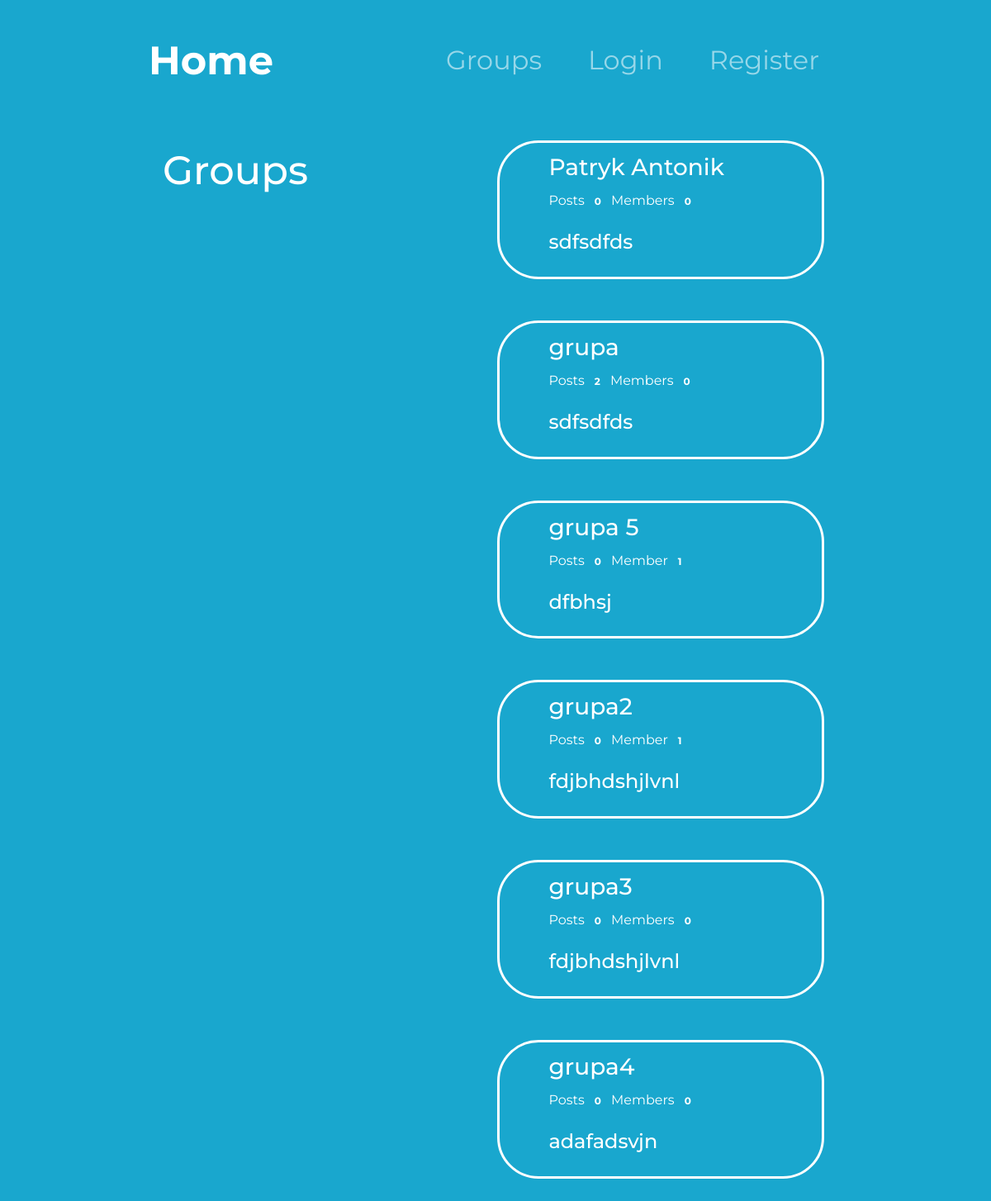
/grupy/, run on an earlier commit of the app's database.
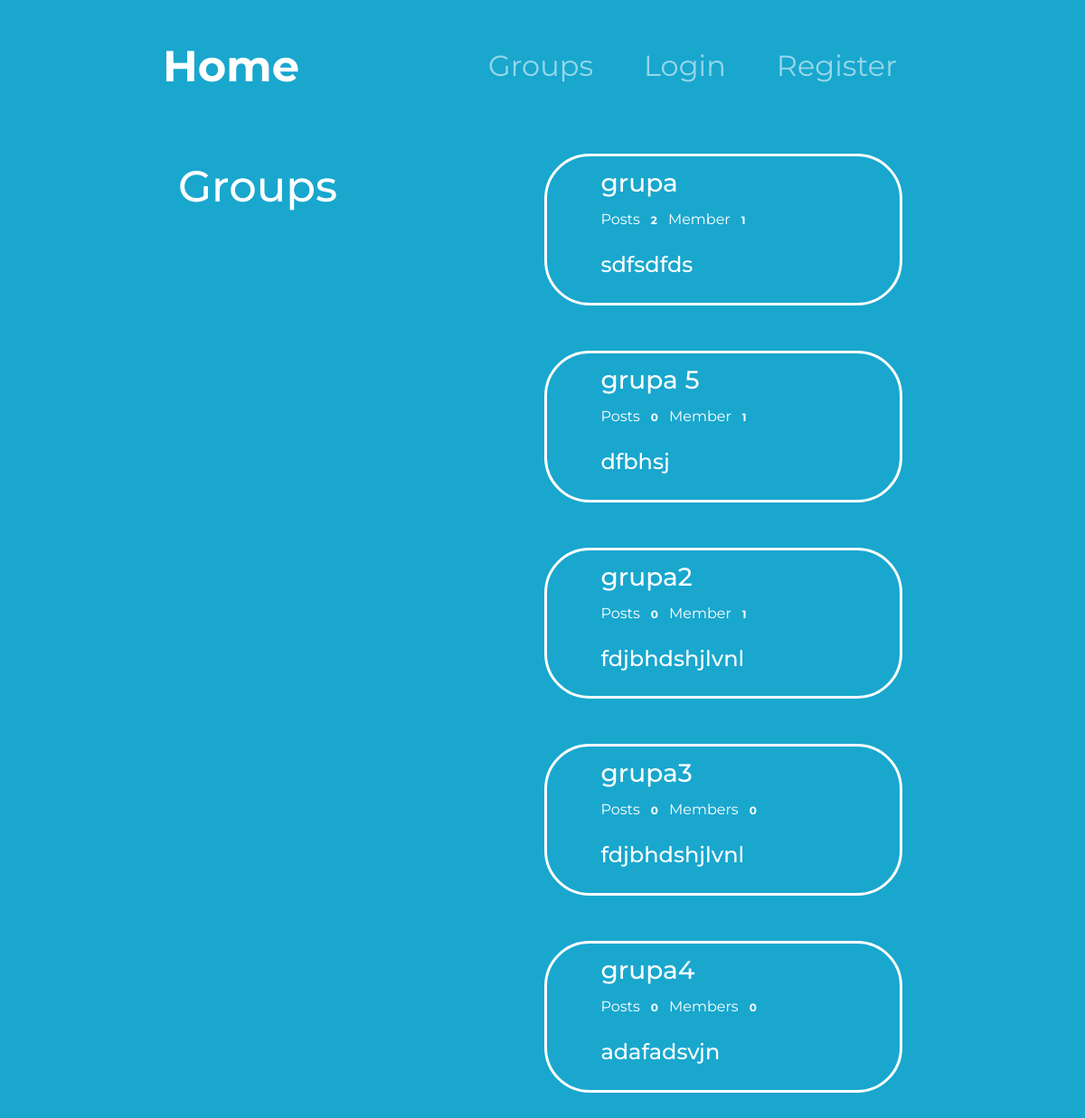
And on a later commit of the database.
### grupy/models.py (models this page shows, shortened)
class Group(models.Model):
    name = models.CharField(max_length=100, unique=True)
    slug = models.SlugField(unique=True)
    description = models.TextField()
    description_html = models.TextField(editable=False)
    members = models.ManyToManyField(User, through='GroupMember')
    class Meta:
        ordering = ['name']

### grupy/views.py (the view)
# urls.py: path("", ListGroups.as_view(), name="all"),
class ListGroups(ListView):
    model = Group
    context_object_name = 'groups'

### grupy/templates/grupy/group_list.html (shortened to what this page needs)
{% extends 'grupy/group_base.html' %}
{% block pregroup %}
<div class="col-lg-3 col-md-12">
        <h2 class="h2-form2">Groups</h2>
    </div>
{% endblock pregroup %}
{% block group_content %}
    <div class="col-lg-6 col-md-12 big-div">
            {% for group in object_list %}
            <a class="group-a" href="{% url 'groups:single' slug=group.slug %}">
                <div class="container-fluid whole-div">
                    <div class="col-12">
                        <h3>{{ group.name }}</h3>
                    </div>
                    <div class="row group-row">
                        <div class="col-12">
                            Post{{ group.posts.count|pluralize }}
                            <span class="badge">{{ group.posts.count }}</span>
                            Member{{ group.members.count|pluralize }}
                            <span class="badge">{{ group.members.count }}</span>
                        </div>
                    </div>
                    <div class="opis">
                        {{ group.description_html|safe }}
                    </div>
                </div>
            </a>
            {% endfor %}
    </div>
{% endblock group_content %}

What changed in the data, as far as the page shows it:
removed Group: name "Patryk Antonik", posts.count "0", members.count "0", description_html "sdfsdfds"
computed for Group "grupa": members.count "0" → "1"
